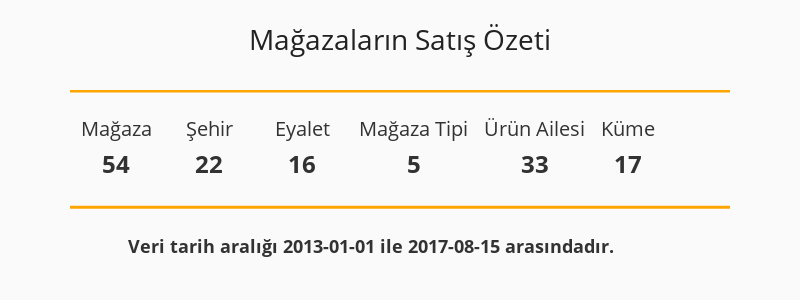

The notebook cell saved with this chart:
### Code cell
import dash
import dash_core_components as dcc
import dash_html_components as html
import plotly.graph_objs as go
import pandas as pd
import pandas as pd
import numpy as np
import matplotlib as mpl
import matplotlib.pyplot as plt

from jupyter_dash import JupyterDash

import calendar

import plotly.express as px
from plotly.subplots import make_subplots
import plotly.figure_factory as ff
import plotly.offline as offline
import plotly.graph_objs as go
offline.init_notebook_mode(connected = True)

df_holi = pd.read_csv('holidays_events.csv')
df_oil = pd.read_csv('oil.csv')
df_stores = pd.read_csv('stores.csv')
df_trans = pd.read_csv('transactions.csv')
df_train = pd.read_csv('train.csv')
df_test = pd.read_csv('test.csv')


stores_num = df_stores.shape[0]
type_store_num = len(df_stores.groupby('type').size())
product_num = len(df_train.groupby('family').size())
cities_num = len(df_stores.groupby('city').size())
state_num = len(df_stores.groupby('state').size())

#df_train['date'] = pd.to_datetime(df_train['date'])
df_train.sort_values(by=['date'], inplace=True, ascending = True)
first_date=(df_train["date"].iloc[0])#.strftime("%Y-%m-%d")
last_date=(df_train["date"].iloc[-1])#.strftime("%Y-%m-%d")

fig0=go.Figure()
fig0.add_trace(go.Scatter(
    x=[0,1,2,3.2,4.5,5.5],
    y=[1.7, 1.7, 1.7, 1.7, 1.7, 1.7],
    mode="text",
    text=["Mağaza","Şehir","Eyalet","Mağaza Tipi", "Ürün Ailesi", "Küme"],
    textposition="bottom center"
))
fig0.add_trace(go.Scatter(
    x=[0,1,2,3.2,4.5,5.5],
    y=[1.1, 1.1, 1.1, 1.1, 1.1, 1.1],
    mode="text", 
    text=["<span style='font-size:24px'><b>"+ str(stores_num) +"</b></span>", 
          "<span style='font-size:24px'><b>"+ str(cities_num) +"</b></span>",
          "<span style='font-size:24px'><b>"+ str(state_num) + "</b></span>",
          "<span style='font-size:24px'><b>"+ str(type_store_num) + "</b></span>",
          "<span style='font-size:24px'><b>"+ str(product_num) + "</b></span>",
          "<span style='font-size:24px'><b>17</b></span>"],
    textposition="bottom center"
))
fig0.add_hline(y=2.2, line_width=5, line_color='orange')
fig0.add_hline(y=0.3, line_width=3, line_color='orange')
fig0.add_trace(go.Scatter(
    x=[2.5],
    y=[-0.2],
    mode="text",
    text=["<span style='font-size:18px'><b>         Veri tarih aralığı " + first_date + " ile " + last_date + " arasındadır."+"</b></span>"],
    textposition="bottom center"
))


fig0.update_yaxes(visible=False)
fig0.update_xaxes(visible=False)
fig0.update_layout(showlegend=False, height=300, width=800, 
                  title='Mağazaların Satış Özeti', title_x=0.5, title_y=0.9,
                  xaxis_range=[-0.5,6.6], yaxis_range=[-1.2,2.2],
                  plot_bgcolor='#fafafa', paper_bgcolor='#fafafa',
                  font=dict(size=20, color='#323232'),
                  title_font=dict(size=28, color='#222'),
                  margin=dict(t=90,l=70,b=0,r=70), 
    )

### Figure 1 — Plotly figure (JSON) as saved in the notebook; plotly's stock layout.template omitted (floating-point values rounded to 4 significant figures)
{"data": [{"mode": "text", "text": ["Mağaza", "Şehir", "Eyalet", "Mağaza Tipi", "Ürün Ailesi", "Küme"], "textposition": "bottom center", "type": "scatter", "x": [0, 1, 2, 3.2, 4.5, 5.5], "y": [1.7, 1.7, 1.7, 1.7, 1.7, 1.7]}, {"mode": "text", "text": ["<span style='font-size:24px'><b>54</b></span>", "<span style='font-size:24px'><b>22</b></span>", "<span style='font-size:24px'><b>16</b></span>", "<span style='font-size:24px'><b>5</b></span>", "<span style='font-size:24px'><b>33</b></span>", "<span style='font-size:24px'><b>17</b></span>"], "textposition": "bottom center", "type": "scatter", "x": [0, 1, 2, 3.2, 4.5, 5.5], "y": [1.1, 1.1, 1.1, 1.1, 1.1, 1.1]}, {"mode": "text", "text": ["<span style='font-size:18px'><b>         Veri tarih aralığı 2013-01-01 ile 2017-08-15 arasındadır.</b></span>"], "textposition": "bottom center", "type": "scatter", "x": [2.5], "y": [-0.2]}], "layout": {"font": {"color": "#323232", "size": 20}, "height": 300, "margin": {"b": 0, "l": 70, "r": 70, "t": 90}, "paper_bgcolor": "#fafafa", "plot_bgcolor": "#fafafa", "shapes": [{"line": {"color": "orange", "width": 5}, "type": "line", "x0": 0, "x1": 1, "xref": "x domain", "y0": 2.2, "y1": 2.2, "yref": "y"}, {"line": {"color": "orange", "width": 3}, "type": "line", "x0": 0, "x1": 1, "xref": "x domain", "y0": 0.3, "y1": 0.3, "yref": "y"}], "showlegend": false, "title": {"font": {"color": "#222", "size": 28}, "text": "Mağazaların Satış Özeti", "x": 0.5, "y": 0.9}, "width": 800, "xaxis": {"range": [-0.5, 6.6], "visible": false}, "yaxis": {"range": [-1.2, 2.2], "visible": false}}}
